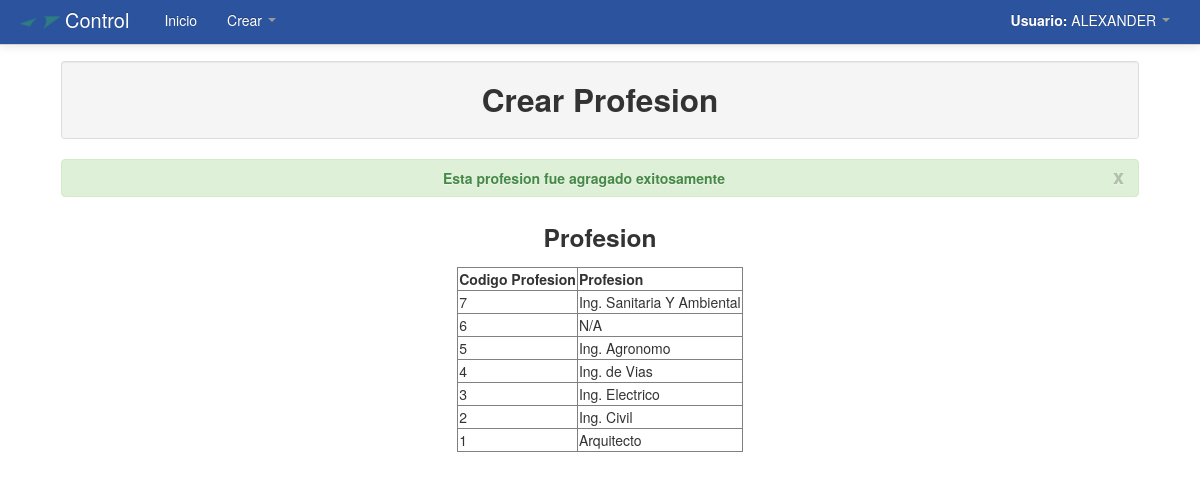
The page /Modulos/Crear/profesion2.php (signed in) on the database its author committed.
### tables this page shows
CREATE TABLE `profesiones` (
  `cod_profesion` int(11) NOT NULL AUTO_INCREMENT,
  `profesion` varchar(100) NOT NULL,
  PRIMARY KEY (`cod_profesion`)
);

### Modulos/Crear/profesion2.php (the view, shortened to what this page needs)
<?php
	include_once "../funciones.php";
?>
<!DOCTYPE html>
<html lang="es">
  <head>
    <link href="../../css/bootstrap.css" rel="stylesheet">
    <link href="../../css/bootstrap-responsive.css" rel="stylesheet">
  </head>
  <body>
    <?php include_once "../../menu/m_crear.php"; ?>
	<div align="center">
    	<table width="90%">
          <tr>
            <td>
            	<table class="table table-bordered">
                  <tr class="well">
                    <td>
                    	<h2 align="center">Crear Profesion</h2>
                    </td>
                  </tr>
                </table>
                <div align="center">
			<?php
			$cod_profesion=$_POST['cod_profesion'];
		$consultaInsertarCod_profesion=mysql_query("SELECT * FROM profesiones WHERE cod_profesion='$cod_profesion' ");
		if($row=mysql_fetch_array($consultaInsertarCod_profesion)){
			echo mensajes('Esta profesion ya existe','rojo');
		}else{
			echo mensajes('Esta profesion fue agragado exitosamente','verde');
		}
		?>
			<h3 align='center'>Profesion</h3>
		<table border="1">
		  <tr>
		    <td>
			<strong>Codigo Profesion</strong>
		    </td>
		    <td>
			<strong>Profesion</strong>
		    </td>
		  </tr>
			<?php
				$consultaprofesion=mysql_query("SELECT * FROM profesiones ORDER BY cod_profesion DESC");
				while($filaprofesion=mysql_fetch_array($consultaprofesion)){
					echo '<tr>';
					echo '<td>'.$filaprofesion['cod_profesion'].'</td>';
					echo '<td>'.$filaprofesion['profesion'].'</td>';
 					echo '<tr>';
				}
			?>
		</table>
    </div>
  </body>
</html>

### Modulos/Crear/profesion2.php (style rules this page uses)
body { padding-top: 60px; padding-bottom: 40px; }

### rows shown on the page
profesiones: cod_profesion "7", profesion "Ing. Sanitaria Y Ambiental"
profesiones: cod_profesion "6", profesion "N/A"
profesiones: cod_profesion "5", profesion "Ing. Agronomo"
profesiones: cod_profesion "4", profesion "Ing. de Vias"
profesiones: cod_profesion "3", profesion "Ing. Electrico"
profesiones: cod_profesion "2", profesion "Ing. Civil"
profesiones: cod_profesion "1", profesion "Arquitecto"

### other values the page prints
$_SESSION['user_name'] "ALEXANDER"
$mensaje "Esta profesion fue agragado exitosamente"
